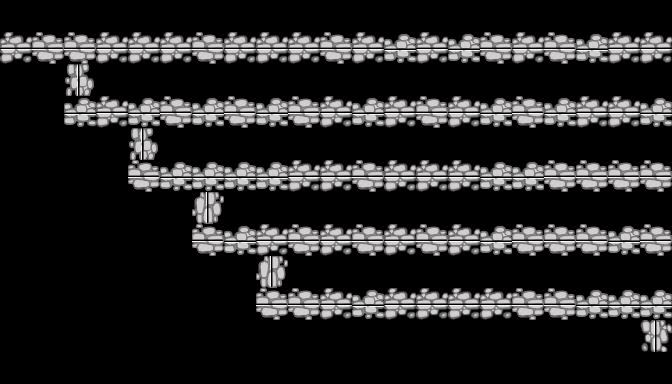

A 2D game scene composited from a Tiled map and its tileset images. What follows is a short description and the map's XML, with every tile layer's data as written:
An orthogonal 21x12 tile map with 32x32 px tiles, 1 tile layer (MAP_LAYER_TILE), 1 hidden layer not drawn, 3 tilesets and 25 objects (12x PROP_TREE, 6x PROP_SHRUB, 2x PROP_WALL, BALLOON, PROP_TOWER, ...).

<map version="1.0" orientation="orthogonal" renderorder="right-down" width="21" height="12" tilewidth="32" tileheight="32" nextobjectid="88">
 <properties>
  <property name="background" value="bg-iphone" />
 </properties>
 <tileset firstgid="1" name="paths" tilewidth="32" tileheight="32" tilecount="6">
  <image source="../paths/pathSpriteSheet.png" width="192" height="32" />
  <terraintypes>
   <terrain name="path Horizontal" tile="-1" />
   <terrain name="path Vertical" tile="-1" />
  </terraintypes>
  <tile id="0" terrain="0,0,0,0" />
  <tile id="1" terrain="1,1,1,1" />
  <tile id="2" terrain="0,0,0,0" />
  <tile id="3" terrain="1,1,1,1" />
  <tile id="4" terrain="0,0,0,0" />
  <tile id="5" terrain="1,1,1,1" />
 </tileset>
 <tileset firstgid="7" name="Mobs" tilewidth="64" tileheight="64" tilecount="3">
  <tile id="0">
   <image width="64" height="64" source="../knightOnHorse.png" />
  </tile>
  <tile id="1">
   <image width="64" height="64" source="../knight.png" />
  </tile>
  <tile id="2">
   <image width="64" height="64" source="../king.png" />
  </tile>
 </tileset>
 <tileset firstgid="10" name="props" tilewidth="64" tileheight="64" tilecount="9">
  <tile id="0">
   <image width="64" height="64" source="../shrub_burnt1.png" />
  </tile>
  <tile id="1">
   <image width="64" height="64" source="../shrub_burnt2.png" />
  </tile>
  <tile id="2">
   <image width="64" height="64" source="../shrub.png" />
  </tile>
  <tile id="3">
   <image width="64" height="64" source="../tower.png" />
  </tile>
  <tile id="4">
   <image width="64" height="64" source="../tree_burnt1.png" />
  </tile>
  <tile id="5">
   <image width="64" height="64" source="../tree_burnt2.png" />
  </tile>
  <tile id="6">
   <image width="64" height="64" source="../tree.png" />
  </tile>
  <tile id="7">
   <image width="64" height="64" source="../wall.png" />
  </tile>
  <tile id="8">
   <image width="32" height="32" source="../balloon-32x32.png" />
  </tile>
 </tileset>
 <imagelayer name="background" visible="0">
  <image source="../../dist/assets/bg-iphone.png" />
 </imagelayer>
 <layer name="MAP_LAYER_TILE" width="21" height="12">
  <data encoding="csv">
0,0,0,0,0,0,0,0,0,0,0,0,0,0,0,0,0,0,0,0,0,
3,5,5,3,3,3,5,3,3,3,5,3,1,3,1,5,3,5,1,3,3,
0,0,2,0,0,0,0,0,0,0,0,0,0,0,0,0,0,0,0,0,0,
0,0,1,3,1,5,1,5,1,5,3,1,3,5,3,1,5,1,3,3,1,
0,0,0,0,2,0,0,0,0,0,0,0,0,0,0,0,0,0,0,0,0,
0,0,0,0,5,1,1,1,1,3,3,5,3,3,3,1,1,5,5,5,5,
0,0,0,0,0,0,6,0,0,0,0,0,0,0,0,0,0,0,0,0,0,
0,0,0,0,0,0,5,1,3,5,3,5,3,5,3,1,5,5,5,1,5,
0,0,0,0,0,0,0,0,6,0,0,0,0,0,0,0,0,0,0,0,0,
0,0,0,0,0,0,0,0,5,5,3,1,3,3,3,3,5,5,1,1,1,
0,0,0,0,0,0,0,0,0,0,0,0,0,0,0,0,0,0,0,0,4,
0,0,0,0,0,0,0,0,0,0,0,0,0,0,0,0,0,0,0,0,0
</data>
 </layer>
 <objectgroup name="zigPath">
  <properties>
   <property name="rose" value="is a puppy" />
   <property name="type" value="MAP_LAYER_PATH" />
  </properties>
  <object id="83" x="0" y="48">
   <polyline points="0,0 80,0 80,64 144,64 144,128 208,128 208,192 272,192 272,256 656,256 656,296" />
  </object>
 </objectgroup>
 <objectgroup name="balloons" visible="0">
  <object id="51" name="BALLOON" gid="18" x="640" y="368" width="32" height="32" />
 </objectgroup>
 <objectgroup name="props" visible="0">
  <object id="25" name="PROP_WALL" type="PROP_WALL" gid="17" x="0" y="136" width="64" height="64" />
  <object id="26" name="PROP_WALL" type="PROP_WALL" gid="17" x="608" y="216" width="64" height="64" />
  <object id="27" name="PROP_TOWER" type="PROP_TOWER" gid="13" x="304" y="120" width="64" height="64" />
  <object id="31" name="PROP_TREE" gid="16" x="488" y="192" width="64" height="64" />
  <object id="32" name="PROP_SHRUB" gid="12" x="0" y="320" width="64" height="64" />
  <object id="62" name="PROP_SHRUB" gid="12" x="72" y="320" width="64" height="64" />
  <object id="63" name="PROP_SHRUB" gid="12" x="40" y="312" width="64" height="64" />
  <object id="64" name="PROP_SHRUB" gid="12" x="304" y="288" width="64" height="64" />
  <object id="66" name="PROP_SHRUB" gid="12" x="336" y="296" width="64" height="64" />
  <object id="67" name="PROP_SHRUB" gid="12" x="264" y="296" width="64" height="64" />
  <object id="68" name="PROP_TREE" gid="16" x="440" y="144" width="64" height="64" />
  <object id="69" name="PROP_TREE" gid="16" x="344" y="184" width="64" height="64" />
  <object id="70" name="PROP_TREE" gid="16" x="208" y="160" width="64" height="64" />
  <object id="71" name="PROP_TREE" gid="16" x="152" y="176" width="64" height="64" />
  <object id="72" name="PROP_TREE" gid="16" x="384" y="168" width="64" height="64" />
  <object id="73" name="PROP_TREE" gid="16" x="120" y="152" width="64" height="64" />
  <object id="74" name="PROP_TREE" gid="16" x="184" y="256" width="64" height="64" />
  <object id="75" name="PROP_TREE" gid="16" x="432" y="248" width="64" height="64" />
  <object id="76" name="PROP_TREE" gid="16" x="568" y="248" width="64" height="64" />
  <object id="77" name="PROP_TREE" gid="16" x="0" y="224" width="64" height="64" />
  <object id="78" name="PROP_TREE" gid="16" x="24" y="232" width="64" height="64" />
 </objectgroup>
 <objectgroup name="MAP_LAYER_SPAWN">
  <object id="82" name="MAP_SPAWNER" x="0" y="-24">
   <properties>
    <property name="mobList" value="MOB_KNIGHT" />
    <property name="pathList" value="zigPath, longReversePath" />
   </properties>
   <polygon points="0,0 40,0 16,24" />
  </object>
 </objectgroup>
 <objectgroup name="longReversePath">
  <properties>
   <property name="type" value="MAP_LAYER_PATH" />
  </properties>
  <object id="86" x="656" y="360">
   <polyline points="0,0 0,-48 -384,-56 -384,-120 48,-120 48,-184 -512,-184 -512,-248 48,-248 48,-312 -656,-312" />
  </object>
 </objectgroup>
</map>
